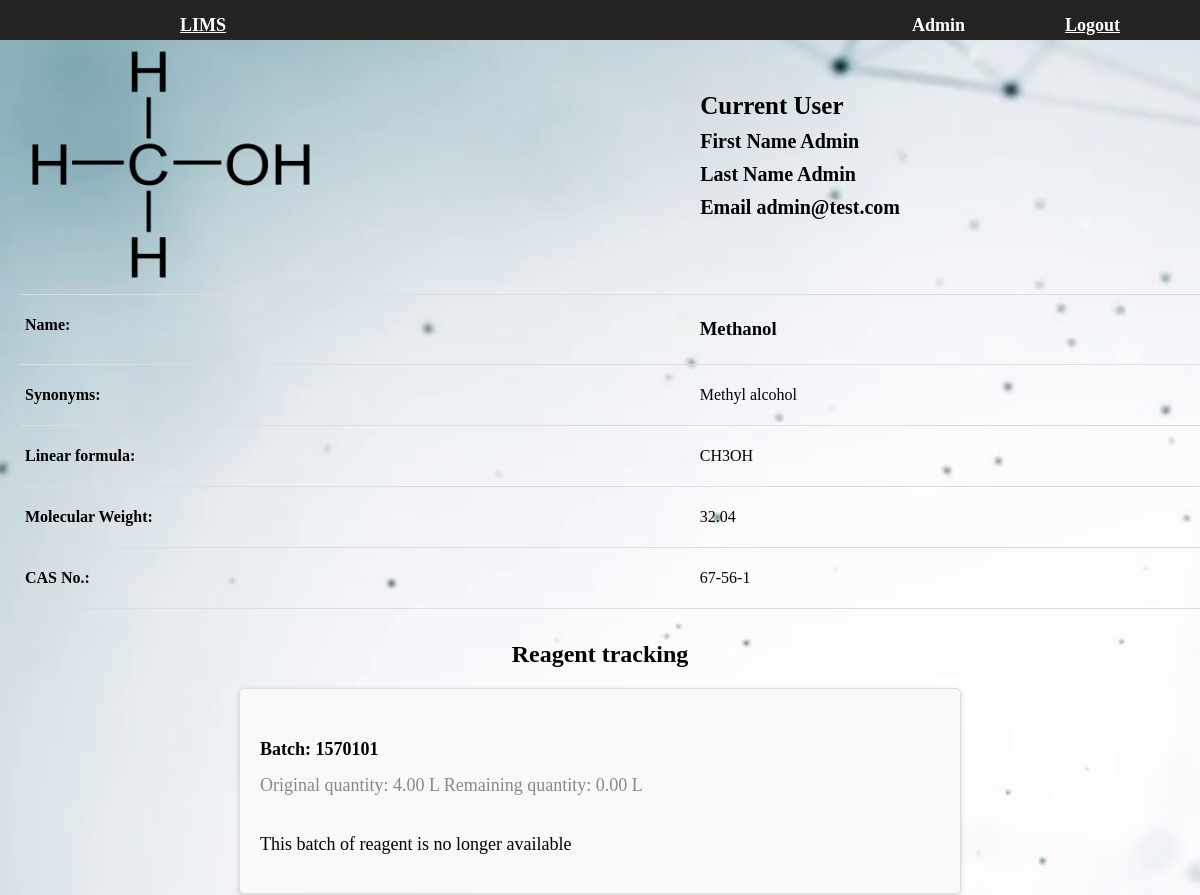
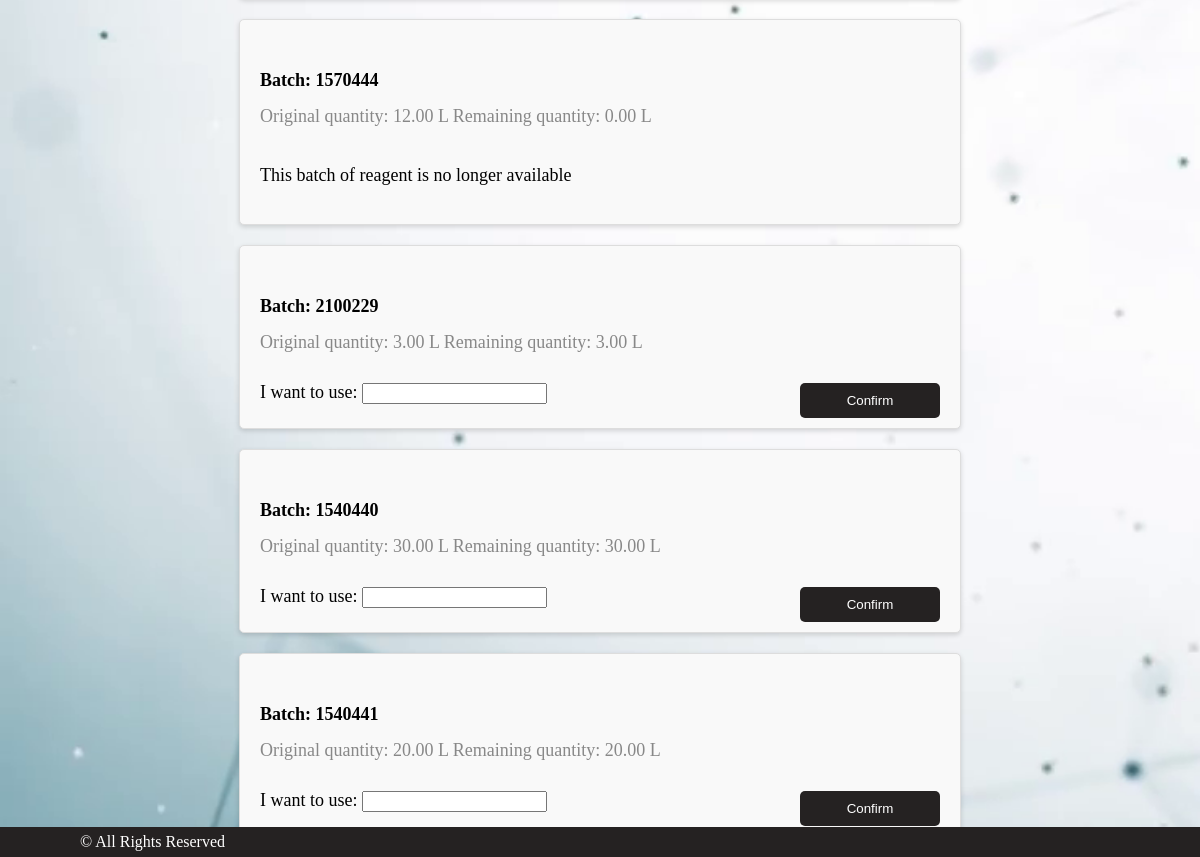
/tracking/1 (signed in), run on the app's committed database (2 pictures, top to bottom).
### users/models.py (models this page shows)
class User(AbstractUser):
    image = models.ImageField(upload_to='users_images', blank=True)
    position = models.CharField(blank=True, max_length=50)

### main/models.py (models this page shows, shortened)
class Reagent(models.Model):
    name = models.CharField(blank=False, max_length=50)
    synonyms = models.CharField(blank=True, max_length=100)
    formula = models.CharField(blank=True, max_length=50)
    CAS = models.CharField(max_length=15)
    molecular_weight = models.DecimalField(max_digits=10, decimal_places=2)
    image = models.ImageField(blank=True, upload_to='uploads')

class Tracking(models.Model):
    once_quantity_changed = models.DecimalField(max_digits=10, decimal_places=2, default=0)
    common_quantity_changed = models.DecimalField(max_digits=10, decimal_places=2, default=0)
    user = models.ForeignKey(User, on_delete=models.CASCADE)
    created_timestamp = models.DateTimeField(auto_now_add=True)
    batch = models.ForeignKey('Batch', on_delete=models.CASCADE)

class Batch(models.Model):
    batch_number = models.CharField(blank=False, max_length=10)
    reagent = models.ForeignKey('Reagent', on_delete=models.CASCADE)
    quantity = models.DecimalField(max_digits=10, decimal_places=2)
    units = models.CharField(max_length=10)

### main/views.py (the view)
# urls.py: path('tracking/<int:reagent_id>', tracking, name='tracking'),
def tracking(request, reagent_id):
    user=request.user
    form = UserChangeForm(instance=user)
    try:
        reagent = Reagent.objects.get(id=reagent_id)
        batches = Batch.objects.filter(reagent=reagent)
    except ObjectDoesNotExist:
        return HttpResponseNotFound("<h2>404</h2><p>Not Found</p>")
    changes = []
    for batch in batches:
        tracking = Tracking.objects.filter(batch=batch).last()
        if tracking is None:
            tracking = Tracking(batch=batch, once_quantity_changed=0, user=request.user)
            tracking.save()
        changes.append(tracking)
    context = {
        'title': 'LIMS - Reagent tracking',
        'sample': reagent,
        'form': form,
        'changes': changes,}
    return render(request, 'main/tracking.html', context)

### main/templatetags/mathfilters.py (called while the page is built)
@register.filter
def subtract(value, arg):
    return value - arg

### main/templates/main/tracking.html (shortened to what this page needs)
<!DOCTYPE html>
{% extends 'main/base.html' %}
{% load mathfilters %}
{% load static %}
{% block css %}
    <link href="{% static 'css/tracking.css' %}" rel="stylesheet">
{% endblock %}
{% block content %}
    <div class="container-user">
        <h5 class="container-user-current">Current User</h5>
        <div class="form-group">
            <label>First Name</label>
            {{ user.first_name }}
        </div>
        <div class="form-group">
            <label>Last Name</label>
            {{ user.last_name }}
        </div>
        <div class="form-group">
            <label>Email</label>
            {{ user.email }}
        </div>
    </div>
    <div class="reagent-info">
        <div>
            {% if sample.image %}
            <img class="reagent-img" src="{{ sample.image.url }}" alt="">
            {% else %}
            <img class="card-img" src="/static/img/default_image.png" alt="">
            {% endif %}
        </div>
        <div class="reagent-table">
            <table class="table">
                <tbody class="table-body">
                    <tr class="table-row">
                        <th class="table-cell-head" role="cell" colspan="1" rowspan="1" style="vertical-align: top;">
                            <span>
                                <p>Name:</p>
                            </span>
                        </th>
                        <td class="table-cell" role="cell" colspan="1" rowspan="1" style="vertical-align: top;">
                            <span>
                                <h3><p>{{ sample.name }}</p></h3>
                            </span>
                        </td>
                    </tr>
                    <tr class="table-row">
                        <th class="table-cell-head">
                            <span>
                                <p>Synonyms:</p>
                            </span>
                        </th>
                        <td class="table-cell">
                            <span>
                                <p>{% if sample.synonyms %}
                                    {{ sample.synonyms }}
                                    {% else %}
                                    No Synonyms
                                    {% endif %}</p>
                            </span>
                        </td>
                    </tr>
                    <tr class="table-row">
                        <th class="table-cell-head">
                            <span>
                                <p>Linear formula:</p>
                            </span>
                        </th>
                        <td class="table-cell">
                            <span>
                                <p>{% if sample.formula %}
                                    {{ sample.formula }}
                                    {% else %}
                                    No Formula
                                    {% endif %}</p>
                            </span>
                        </td>
                    </tr>
                    <tr class="table-row">
                        <th class="table-cell-head" >
                            <span>
                                <p>Molecular Weight:</p>
                            </span>
                        </th>
                        <td class="table-cell">
                            <span>
                                <p>{{ sample.molecular_weight }} </p>
                            </span>
                        </td>
                    </tr>
                    <tr class="table-row">
                        <th class="table-cell-head">
                            <span>
                                <p>CAS No.:</p>
                            </span>
                        </th>
                        <td class="table-cell">
                            <span>
                                <p>{{ sample.CAS }}</p>
                            </span>
                        </td>
                    </tr>
                </tbody>
            </table>
        </div>
    </div>
<div class="conteiner-reagent-tracking">
    <h4 class="conteiner-reagent-tracking-header">
        Reagent tracking</h4>
        {% if changes %}
            {% for change in changes %}
                <div class="reagent-tracking-card">
                    <div class="reagent-tracking-card-footer-body">
                        <h5 class="reagent-tracking-card-footer-title"> Batch: {{ change.batch.batch_number }}</h5>
                    </div>
                    <ul class="reagent-tracking-card-list">
                        <li class="reagent-tracking-card-list-text">
                            <span class="text-muted">Original quantity: {{ change.batch.quantity }} {{ change.batch.units }}</span>
                            <span class="text-muted">Remaining quantity: {{ change.batch.quantity|subtract:change.common_quantity_changed }} {{ change.batch.units }}</span>
                        </li>
                    </ul>
                    {% if change.batch.quantity|subtract:change.common_quantity_changed > 0 %}
                    <div class="reagent-tracking-card-footer">
                        <form action="{% url 'reagent_changed' change.id %}" method="post">
                            <label for="quantity">I want to use:</label>
                            <input type="number" id="quantity" name="quantity" step="0.01" min="0">
                            <input type="submit" value="Confirm" class="btn btn-success btn-lg float-right">
                        </form>
                    </div>
                    {% else %}
                    <div class="reagent-tracking-card-footer">
                        <p>This batch of reagent is no longer available</p>
                    </div>
                    {% endif %}
                </div>
            {% endfor %}
        {% else %}
            <h3>There are no batches of this reagent yet</h3>
        {% endif %}
</div>
{% endblock %}

### main/templates/main/base.html (shortened to what this page needs)
<!DOCTYPE html>
{% load static %}
<html lang="en">
<head>
    <link href="{% static 'css/base.css' %}" rel="stylesheet">
    {% block css %}
    {% endblock %}
</head>
<body>
<nav class="navbar_main">
    <div class="container">
        <a class="navbar-brand" href="{% url 'index' %}">LIMS</a>
        <div class="navbar-collapse" id="navbarResponsive">
            <ul class="navbar-auth">
                {% if user.is_authenticated %}
                    <li class="nav-item">
                        <a class="nav-link">{{ user.username }}</a>
                    </li>
                    <li class="nav-item">
                        <a class="nav-link" href="{% url 'logout' %}">Logout</a>
                    </li>
                {% else %}
                    <li class="nav-item">
                        <a class="nav-link" href="{% url 'login' %}">Login <i class="fas fa-sign-in-alt"></i></a>
                    </li>
                {% endif %}
            </ul>
        </div>
    </div>
</nav>
{% block content %}
{% endblock %}
<footer class="footer">
    <div class="container">
        <p class="footer-text">&copy; All Rights Reserved </p>
    </div>
</footer>
</body>
</html>

### static/css/base.css (style rules this page uses)
.navbar_main { background-color: rgb(37, 34, 34); height: 40px; }
.container { display: flex; justify-content: space-between; align-items: center; padding: 10px 80px; height: 30px; }
.navbar-brand { color: white; font-size: 18px; font-weight: bold; padding-left: 100px; }
.navbar-collapse { display: flex; align-items: center; }
.navbar-auth { list-style-type: none; padding: 0; display: flex; }
.nav-item { margin-left: 100px; }
.nav-link { color: white; font-size: 18px; font-weight: bold; margin-top: 20px; }
.footer { text-align: center; background-color: rgb(37, 34, 34); position: fixed; bottom: 0; height: 30px; display: flex; justify-content: space-between; align-items: center; width: 100%; }
.footer-text { color: white; text-align: center; display: inline-block; }

### static/css/tracking.css (style rules this page uses)
body { margin: 0; padding: 0; background-image: url(/static/img/wallpaper_tracking.png); background-size:cover; }
.container-user { position: absolute; top: 0; right: 0; background-color: transparent; padding: 50px; margin-right: 250px; }
.container-user-current { font-size: 25px; margin-bottom: 10px; }
.form-group { margin-bottom: 10px; font-size: 20px; font-weight: bold; }
.reagent-info { width: 100%; display: flex; flex-direction: column; align-items: flex-start; }
.reagent-img { width: 100%; height: 250px; margin-left: 20px; }
.reagent-table { width: 100%; margin-left: 20px; }
.table { width: 100%; border-collapse: collapse; }
.table-row-head, .table-row { border-bottom: 1px solid #ddd; }
.table-cell-head, .table-cell { padding: 5px; text-align: left; }
.conteiner-reagent-tracking { width: 100%; display: flex; flex-direction: column; align-items: center; }
.conteiner-reagent-tracking-header { font-size: 24px; text-align: center; margin-bottom: 20px; }
.reagent-tracking-card { width: 700px; border: 1px solid #ddd; border-radius: 5px; margin-bottom: 20px; padding: 10px; background-color: #f9f9f9; box-shadow: 0 2px 5px rgba(0, 0, 0, 0.15); }
.reagent-tracking-card-footer-body, .reagent-tracking-card-footer { padding: 10px; font-size: 18px; }
.reagent-tracking-card-footer-title { font-size: 18px; margin-bottom: 5px; }
.reagent-tracking-card-list { list-style: none; padding: 0 10px; margin: 0; display: flex; justify-content: space-between; }
.reagent-tracking-card-list-text { margin-bottom: 10px; font-size: 18px; color: #888; display: inline-block; }
input[type="number"], input[type="submit"] { margin-top: 10px; }
input[type="submit"] { float: right; padding: 10px 20px; background-color: rgb(37, 34, 34); color: #fff; border: none; border-radius: 5px; cursor: pointer; width: 140px; }

### data on the page
User: username "Admin", first_name "Admin", last_name "Admin", email "admin@test.com"
Reagent: image (picture), name "Methanol", synonyms "Methyl alcohol", formula "CH3OH", molecular_weight "32.04", CAS "67-56-1"
Tracking: batch.batch_number "1570101", batch.quantity "4.00", batch.units "L", batch.quantity|subtract "0.00", shows "This batch of reagent is no longer available"
Tracking: batch.batch_number "1570444", batch.quantity "12.00", batch.units "L", batch.quantity|subtract "0.00", shows "This batch of reagent is no longer available"
Tracking: batch.batch_number "2100229", batch.quantity "3.00", batch.units "L", batch.quantity|subtract "3.00"
Tracking: batch.batch_number "1540440", batch.quantity "30.00", batch.units "L", batch.quantity|subtract "30.00"
Tracking: batch.batch_number "1540441", batch.quantity "20.00", batch.units "L", batch.quantity|subtract "20.00"
